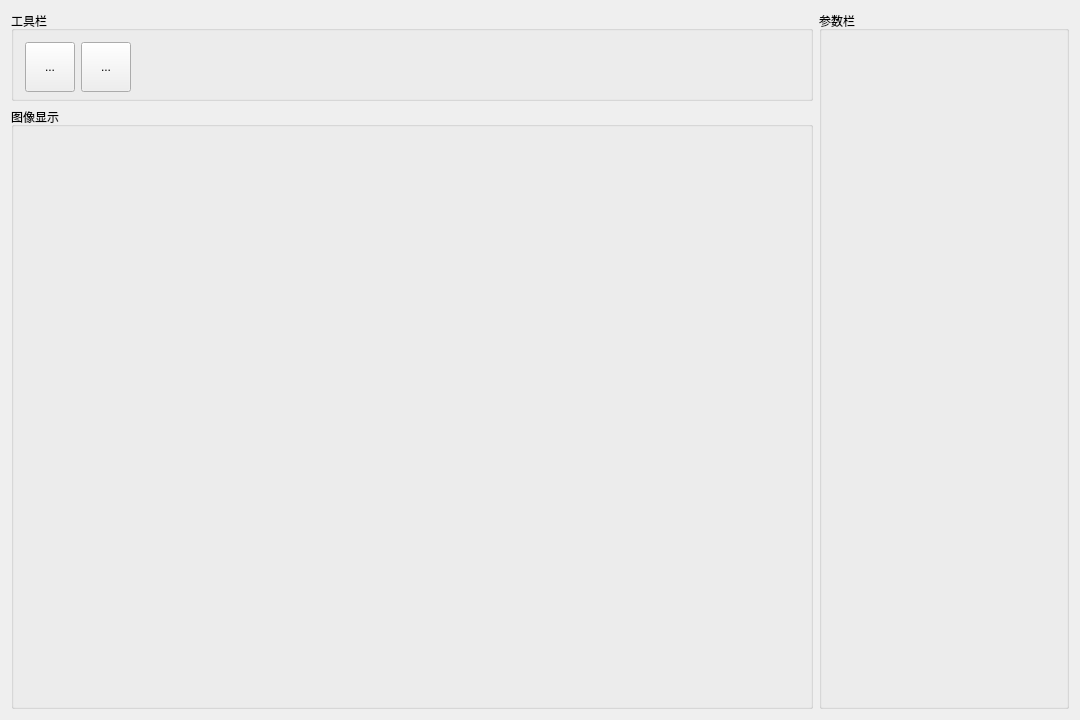
<?xml version="1.0" encoding="UTF-8"?>
<ui version="4.0">
 <class>BurrDetectorForm</class>
 <widget class="QWidget" name="BurrDetectorForm">
  <property name="geometry">
   <rect>
    <x>0</x>
    <y>0</y>
    <width>1080</width>
    <height>720</height>
   </rect>
  </property>
  <property name="windowTitle">
   <string>BurrDetectorForm</string>
  </property>
  <layout class="QGridLayout" name="gridLayout">
   <item row="0" column="0">
    <widget class="QGroupBox" name="groupBox">
     <property name="maximumSize">
      <size>
       <width>16777215</width>
       <height>90</height>
      </size>
     </property>
     <property name="title">
      <string>工具栏</string>
     </property>
     <layout class="QHBoxLayout" name="horizontalLayout">
      <item>
       <widget class="QToolButton" name="toolButton">
        <property name="minimumSize">
         <size>
          <width>50</width>
          <height>50</height>
         </size>
        </property>
        <property name="toolTip">
         <string/>
        </property>
        <property name="text">
         <string>...</string>
        </property>
        <property name="icon">
         <iconset resource="QtTest.qrc">
          <normaloff>:/QtTest/Resources/line.ico</normaloff>:/QtTest/Resources/line.ico</iconset>
        </property>
       </widget>
      </item>
      <item>
       <widget class="QToolButton" name="toolButton_2">
        <property name="minimumSize">
         <size>
          <width>50</width>
          <height>50</height>
         </size>
        </property>
        <property name="text">
         <string>...</string>
        </property>
        <property name="icon">
         <iconset resource="QtTest.qrc">
          <normaloff>:/QtTest/Resources/扇形.png</normaloff>:/QtTest/Resources/扇形.png</iconset>
        </property>
       </widget>
      </item>
      <item>
       <spacer name="horizontalSpacer">
        <property name="orientation">
         <enum>Qt::Horizontal</enum>
        </property>
        <property name="sizeHint" stdset="0">
         <size>
          <width>40</width>
          <height>20</height>
         </size>
        </property>
       </spacer>
      </item>
     </layout>
    </widget>
   </item>
   <item row="0" column="1" rowspan="2">
    <widget class="QGroupBox" name="groupBox_3">
     <property name="minimumSize">
      <size>
       <width>250</width>
       <height>0</height>
      </size>
     </property>
     <property name="maximumSize">
      <size>
       <width>280</width>
       <height>16777215</height>
      </size>
     </property>
     <property name="title">
      <string>参数栏</string>
     </property>
    </widget>
   </item>
   <item row="1" column="0">
    <widget class="QGroupBox" name="groupBox_2">
     <property name="title">
      <string>图像显示</string>
     </property>
     <layout class="QGridLayout" name="gridLayout_3">
      <item row="0" column="0">
       <layout class="QGridLayout" name="gridLayout_imgShow"/>
      </item>
     </layout>
    </widget>
   </item>
  </layout>
 </widget>
 <layoutdefault spacing="6" margin="11"/>
 <resources>
  <include location="QtTest.qrc"/>
 </resources>
 <connections/>
</ui>
